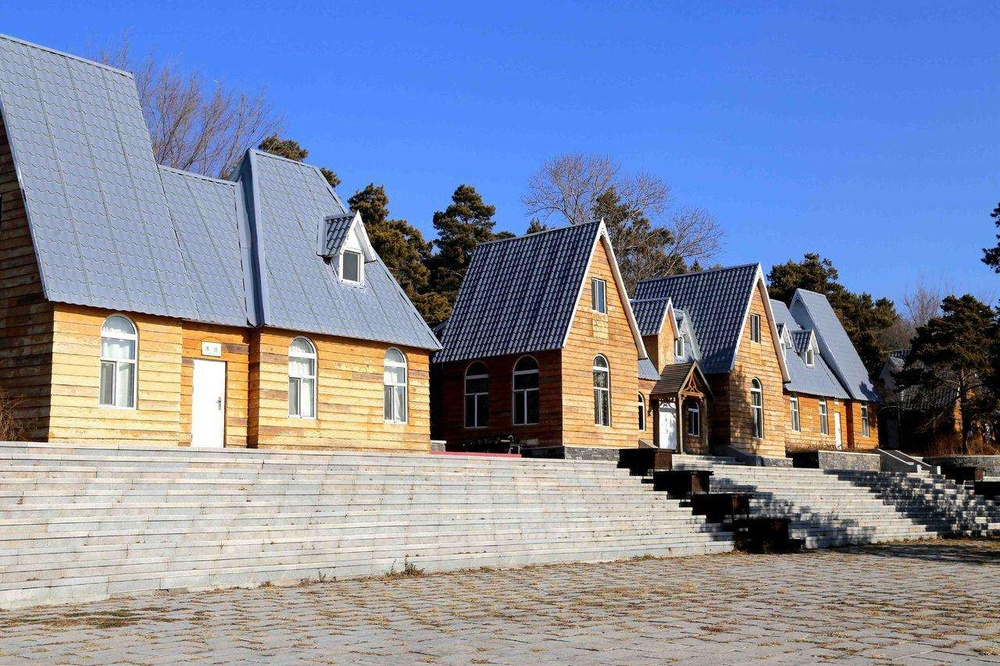
//> input picture samples/cpp/1_5_4/timg.jpg, 1000 x 666 px, shrunk from 1280 x 853 before the run
$ ./1_5_4   (built with g++ and OpenCV 4)
//> lines starting //> are read from the running program, lines starting //| are printed output that depends on the picture

#include <opencv2/opencv.hpp>
#include <opencv2/imgproc/imgproc.hpp>

using namespace cv;

int main()
{
    Mat srcimage = imread("timg.jpg");
//> srcimage is the input picture: 666 rows x 1000 cols, CV_8UC3; mean B, G, R 165.4, 140.1, 129.8
    imshow("src", srcimage);

    Mat dstimage, edge, grayimage;
    dstimage.create( srcimage.size(), srcimage.type() );

    cvtColor(srcimage, grayimage, CV_BGR2GRAY);
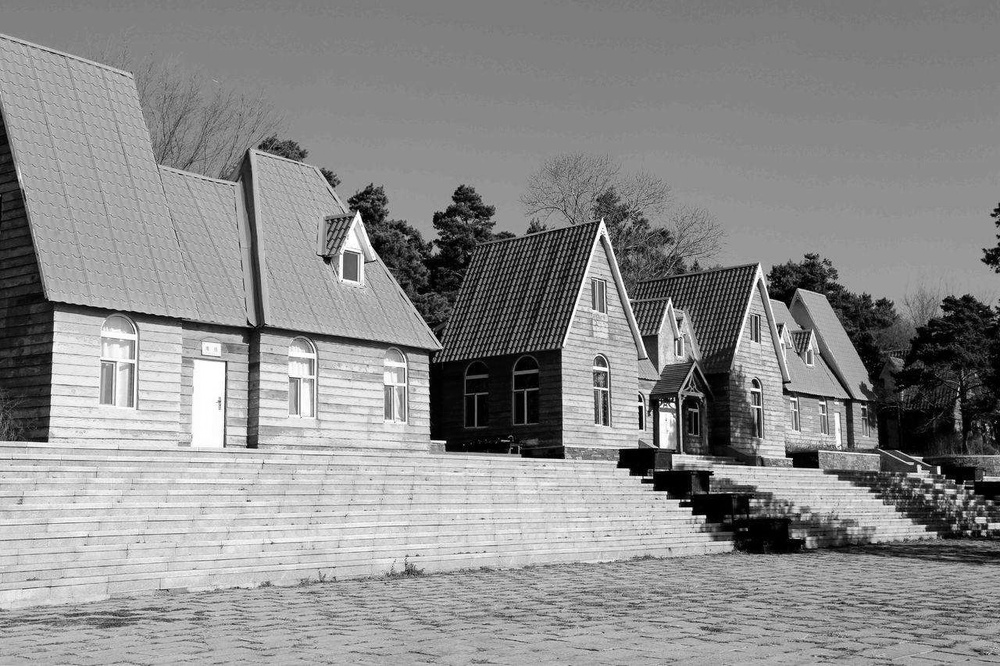
//> grayimage: 666 rows x 1000 cols, CV_8UC1; min 0, max 255, mean 139.9

    blur(grayimage, edge, Size(3, 3));
    Canny( edge, edge, 3, 9, 3 );
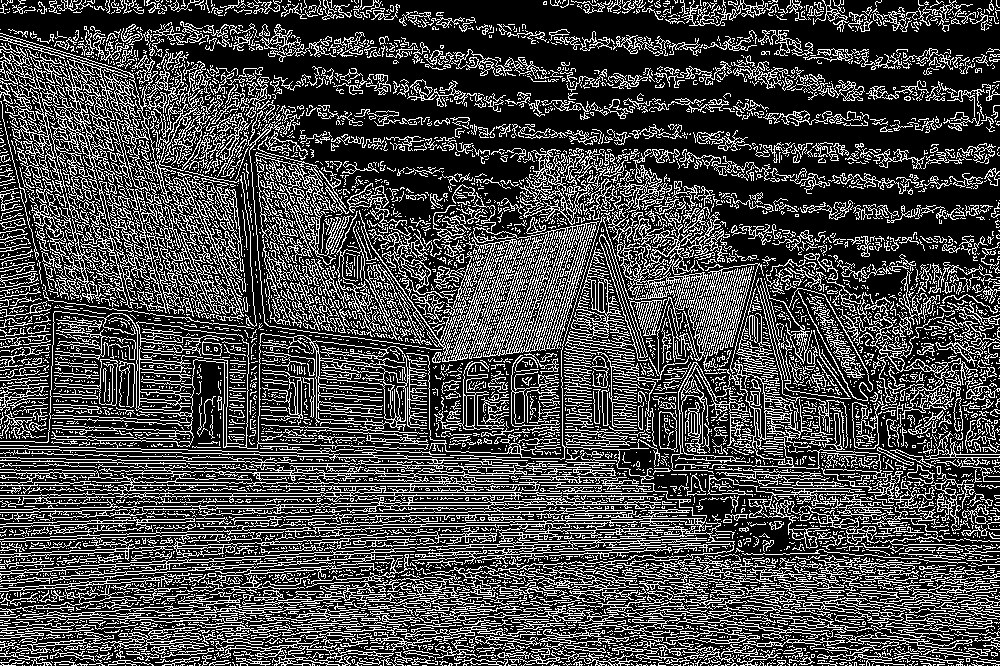
//> edge: 666 rows x 1000 cols, CV_8UC1; 28.1% white in thin lines or dots
    imshow("dst", edge);

    waitKey(0);

    return 0;
}
